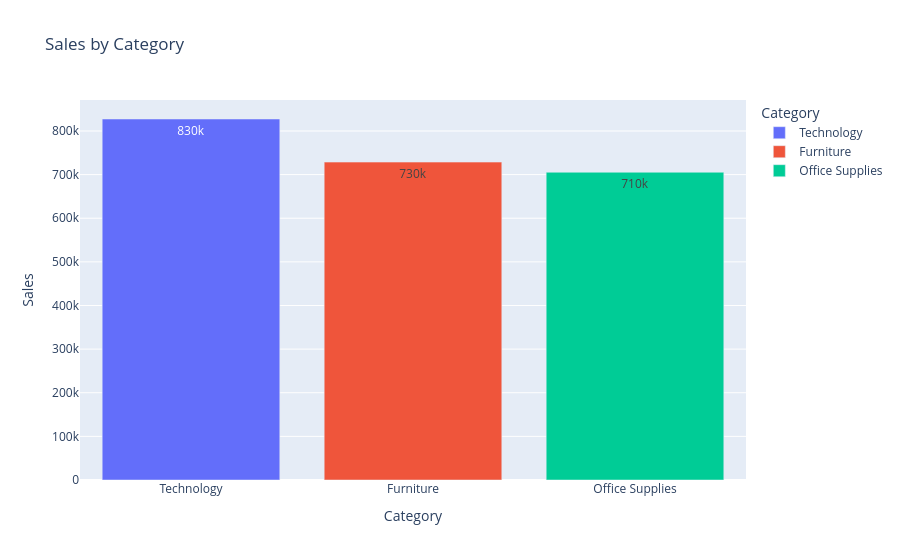

Here is the notebook cell this chart was saved with:
### Code cell
fig = px.bar(
    category_sales,
    x="Category",
    y="Sales",
    color="Category",
    text_auto=".2s",
    title="Sales by Category"
)

fig.show()

### Figure 1 — Plotly figure (JSON) as saved in the notebook; plotly's stock layout.template omitted (floating-point values rounded to 4 significant figures)
{"data": [{"hovertemplate": "Category=%{x}<br>Sales=%{y}<extra></extra>", "legendgroup": "Technology", "marker": {"color": "#636efa", "pattern": {"shape": ""}}, "name": "Technology", "orientation": "v", "showlegend": true, "textposition": "auto", "texttemplate": "%{y:.2s}", "type": "bar", "x": ["Technology"], "xaxis": "x", "y": [827500.0], "yaxis": "y"}, {"hovertemplate": "Category=%{x}<br>Sales=%{y}<extra></extra>", "legendgroup": "Furniture", "marker": {"color": "#EF553B", "pattern": {"shape": ""}}, "name": "Furniture", "orientation": "v", "showlegend": true, "textposition": "auto", "texttemplate": "%{y:.2s}", "type": "bar", "x": ["Furniture"], "xaxis": "x", "y": [728700.0], "yaxis": "y"}, {"hovertemplate": "Category=%{x}<br>Sales=%{y}<extra></extra>", "legendgroup": "Office Supplies", "marker": {"color": "#00cc96", "pattern": {"shape": ""}}, "name": "Office Supplies", "orientation": "v", "showlegend": true, "textposition": "auto", "texttemplate": "%{y:.2s}", "type": "bar", "x": ["Office Supplies"], "xaxis": "x", "y": [705400.0], "yaxis": "y"}], "layout": {"barmode": "relative", "legend": {"title": {"text": "Category"}, "tracegroupgap": 0}, "title": {"text": "Sales by Category"}, "xaxis": {"anchor": "y", "categoryarray": ["Technology", "Furniture", "Office Supplies"], "categoryorder": "array", "domain": [0, 1], "title": {"text": "Category"}}, "yaxis": {"anchor": "x", "domain": [0, 1], "title": {"text": "Sales"}}}}
